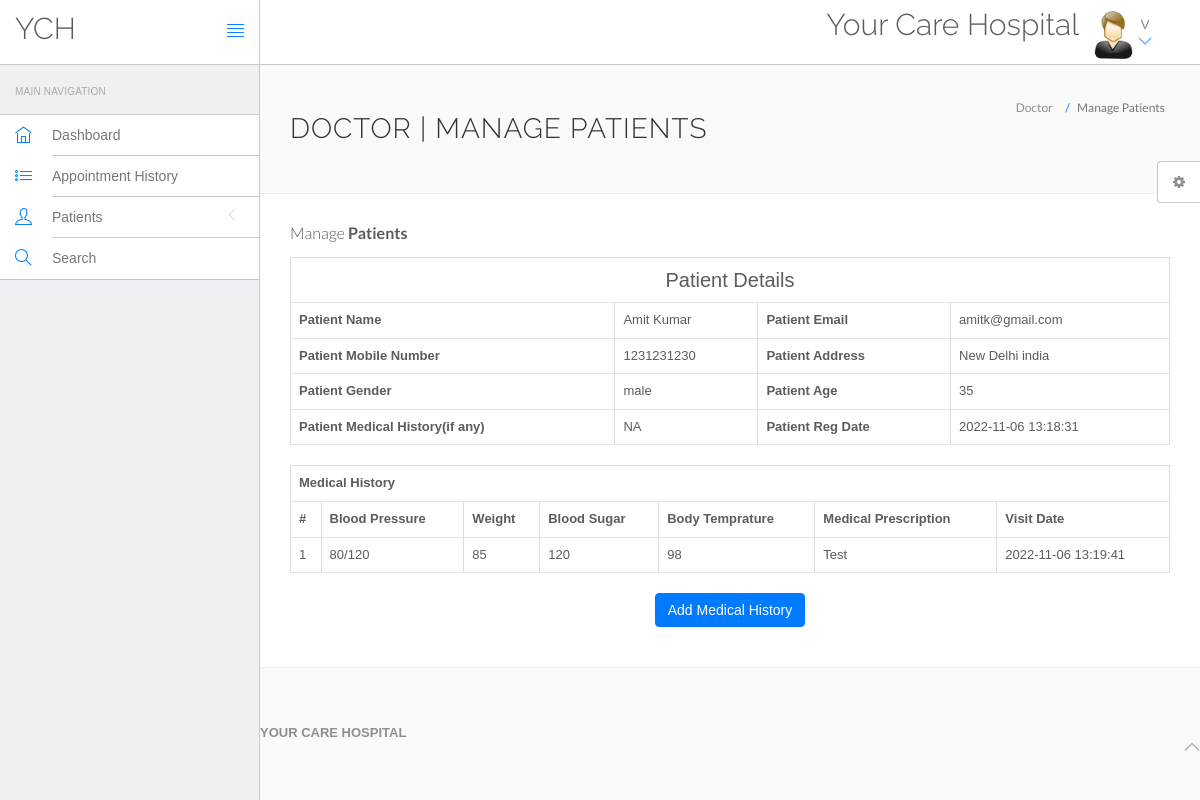
Page /hms/doctor/view-patient.php?viewid=1 (signed in) on the committed database.
### tables this page shows
CREATE TABLE `doctors` (
  `id` int(11) NOT NULL,
  `specilization` varchar(255) DEFAULT NULL,
  `doctorName` varchar(255) DEFAULT NULL,
  `address` longtext DEFAULT NULL,
  `docFees` varchar(255) DEFAULT NULL,
  `contactno` bigint(11) DEFAULT NULL,
  `docEmail` varchar(255) DEFAULT NULL,
  `password` varchar(255) DEFAULT NULL,
  `creationDate` timestamp NULL DEFAULT current_timestamp(),
  `updationDate` timestamp NULL DEFAULT NULL ON UPDATE current_timestamp()
);

CREATE TABLE `tblpatient` (
  `ID` int(10) NOT NULL,
  `Docid` int(10) DEFAULT NULL,
  `PatientName` varchar(200) DEFAULT NULL,
  `PatientContno` bigint(10) DEFAULT NULL,
  `PatientEmail` varchar(200) DEFAULT NULL,
  `PatientGender` varchar(50) DEFAULT NULL,
  `PatientAdd` mediumtext DEFAULT NULL,
  `PatientAge` int(10) DEFAULT NULL,
  `PatientMedhis` mediumtext DEFAULT NULL,
  `CreationDate` timestamp NULL DEFAULT current_timestamp(),
  `UpdationDate` timestamp NULL DEFAULT NULL ON UPDATE current_timestamp()
);

CREATE TABLE `tblmedicalhistory` (
  `ID` int(10) NOT NULL,
  `PatientID` int(10) DEFAULT NULL,
  `BloodPressure` varchar(200) DEFAULT NULL,
  `BloodSugar` varchar(200) NOT NULL,
  `Weight` varchar(100) DEFAULT NULL,
  `Temperature` varchar(200) DEFAULT NULL,
  `MedicalPres` mediumtext DEFAULT NULL,
  `CreationDate` timestamp NOT NULL DEFAULT current_timestamp() ON UPDATE current_timestamp()
);

### hms/doctor/view-patient.php (the view, shortened to what this page needs)
<?php
include('include/config.php');
if(strlen($_SESSION['id']==0)) {
 header('location:logout.php');
  } else{
?>
<!DOCTYPE html>
<html lang="en">
	<head>
		<link rel="stylesheet" href="vendor/bootstrap/css/bootstrap.min.css">
		<link rel="stylesheet" href="vendor/fontawesome/css/font-awesome.min.css">
		<link rel="stylesheet" href="vendor/themify-icons/themify-icons.min.css">
		<link href="vendor/animate.css/animate.min.css" rel="stylesheet" media="screen">
		<link href="vendor/perfect-scrollbar/perfect-scrollbar.min.css" rel="stylesheet" media="screen">
		<link href="vendor/switchery/switchery.min.css" rel="stylesheet" media="screen">
		<link href="vendor/bootstrap-touchspin/jquery.bootstrap-touchspin.min.css" rel="stylesheet" media="screen">
		<link href="vendor/select2/select2.min.css" rel="stylesheet" media="screen">
		<link href="vendor/bootstrap-datepicker/bootstrap-datepicker3.standalone.min.css" rel="stylesheet" media="screen">
		<link href="vendor/bootstrap-timepicker/bootstrap-timepicker.min.css" rel="stylesheet" media="screen">
		<link rel="stylesheet" href="assets/css/styles.css">
		<link rel="stylesheet" href="assets/css/plugins.css">
		<link rel="stylesheet" href="assets/css/themes/theme-1.css" id="skin_color" />
	</head>
	<body>
		<div id="app">
<?php include('include/sidebar.php');?>
<div class="app-content">
<?php include('include/header.php');?>
<div class="main-content" >
<div class="wrap-content container" id="container">
<section id="page-title">
<div class="row">
<div class="col-sm-8">
<h1 class="mainTitle">Doctor | Manage Patients</h1>
</div>
<ol class="breadcrumb">
<li>
<span>Doctor</span>
</li>
<li class="active">
<span>Manage Patients</span>
</li>
</ol>
</div>
</section>
<div class="container-fluid container-fullw bg-white">
<div class="row">
<div class="col-md-12">
<h5 class="over-title margin-bottom-15">Manage <span class="text-bold">Patients</span></h5>
<?php
                               $vid=$_GET['viewid'];
                               $ret=mysqli_query($con,"select * from tblpatient where ID='$vid'");
$cnt=1;
while ($row=mysqli_fetch_array($ret)) {
                               ?>
<table border="1" class="table table-bordered">
 <tr align="center">
<td colspan="4" style="font-size:20px;color:blue">
 Patient Details</td></tr>
    <tr>
    <th scope>Patient Name</th>
    <td><?php  echo $row['PatientName'];?></td>
    <th scope>Patient Email</th>
    <td><?php  echo $row['PatientEmail'];?></td>
  </tr>
  <tr>
    <th scope>Patient Mobile Number</th>
    <td><?php  echo $row['PatientContno'];?></td>
    <th>Patient Address</th>
    <td><?php  echo $row['PatientAdd'];?></td>
  </tr>
    <tr>
    <th>Patient Gender</th>
    <td><?php  echo $row['PatientGender'];?></td>
    <th>Patient Age</th>
    <td><?php  echo $row['PatientAge'];?></td>
  </tr>
  <tr>
    <th>Patient Medical History(if any)</th>
    <td><?php  echo $row['PatientMedhis'];?></td>
     <th>Patient Reg Date</th>
    <td><?php  echo $row['CreationDate'];?></td>
  </tr>
<?php }?>
</table>
<?php
$ret=mysqli_query($con,"select * from tblmedicalhistory  where PatientID='$vid'");
 ?>
<table id="datatable" class="table table-bordered dt-responsive nowrap" style="border-collapse: collapse; border-spacing: 0; width: 100%;">
  <tr align="center">
   <th colspan="8" >Medical History</th>
  </tr>
  <tr>
    <th>#</th>
<th>Blood Pressure</th>
<th>Weight</th>
<th>Blood Sugar</th>
<th>Body Temprature</th>
<th>Medical Prescription</th>
<th>Visit Date</th>
</tr>
<?php
while ($row=mysqli_fetch_array($ret)) {
  ?>
<tr>
  <td><?php echo $cnt;?></td>
 <td><?php  echo $row['BloodPressure'];?></td>
 <td><?php  echo $row['Weight'];?></td>
 <td><?php  echo $row['BloodSugar'];?></td>
  <td><?php  echo $row['Temperature'];?></td>
  <td><?php  echo $row['MedicalPres'];?></td>
  <td><?php  echo $row['CreationDate'];?></td>
</tr>
<?php $cnt=$cnt+1;} ?>
</table>
<p align="center">
 <button class="btn btn-primary waves-effect waves-light w-lg" data-toggle="modal" data-target="#myModal">Add Medical History</button></p>
</div>
</div>
</div>
</div>
	<?php include('include/footer.php');?>
	<?php include('include/setting.php');?>
		</div>
	</body>
</html>
<?php }  ?>

### hms/doctor/include/header.php (shortened to what this page needs)
<header class="navbar navbar-default navbar-static-top">
					<div class="navbar-header">
						<a class="navbar-brand" href="#">
							<h2 style="padding-top:20% ">YCH</h2>
						</a>
						<a href="#" class="sidebar-toggler pull-right visible-md visible-lg" data-toggle-class="app-sidebar-closed" data-toggle-target="#app">
							<i class="ti-align-justify"></i>
						</a>
					</div>
					<div class="navbar-collapse collapse">
						<ul class="nav navbar-right">
								<li  style="padding-top:2% ">
								<h2>Your Care Hospital</h2>
							</li>
							<li class="dropdown current-user">
								<a href class="dropdown-toggle" data-toggle="dropdown">
									<img src="assets/images/images.jpg" > <span class="username">
									<?php $query=mysqli_query($con,"select doctorName from doctors where id='".$_SESSION['id']."'");
while($row=mysqli_fetch_array($query))
{
	echo $row['doctorName'];
}
									?> <i class="ti-angle-down"></i></i></span>
								</a>
							</li>
						</ul>
					</div>
				</header>

### hms/doctor/assets/css/themes/theme-1.css (style rules this page uses)
body { background: #FAFAFA; }
header .navbar-header { background: #ffffff !important; border-right-color: #c8c7cc !important; border-bottom-color: #c8c7cc !important; }
header .navbar-header .sidebar-toggler, header .navbar-header .sidebar-mobile-toggler { color: #007aff !important; }
header .navbar-header .navbar-brand { color: #777 !important; }
header .navbar-collapse { background: #ffffff !important; border-bottom-color: #c8c7cc !important; box-shadow: none !important; }
header .navbar-collapse .navbar-right > li > a { color: #777; }
header .navbar-collapse .navbar-right > li > a i { color: #007aff !important; }

### rows in the picture
doctors: doctorName "V"
tblpatient: PatientName "Amit Kumar", PatientEmail "amitk@gmail.com", PatientContno "1231231230", PatientAdd "New Delhi india", PatientGender "male", PatientAge "35", PatientMedhis "NA", CreationDate "2022-11-06 13:18:31"
tblmedicalhistory: BloodPressure "80/120", Weight "85", BloodSugar "120", Temperature "98", MedicalPres "Test", CreationDate "2022-11-06 13:19:41"
